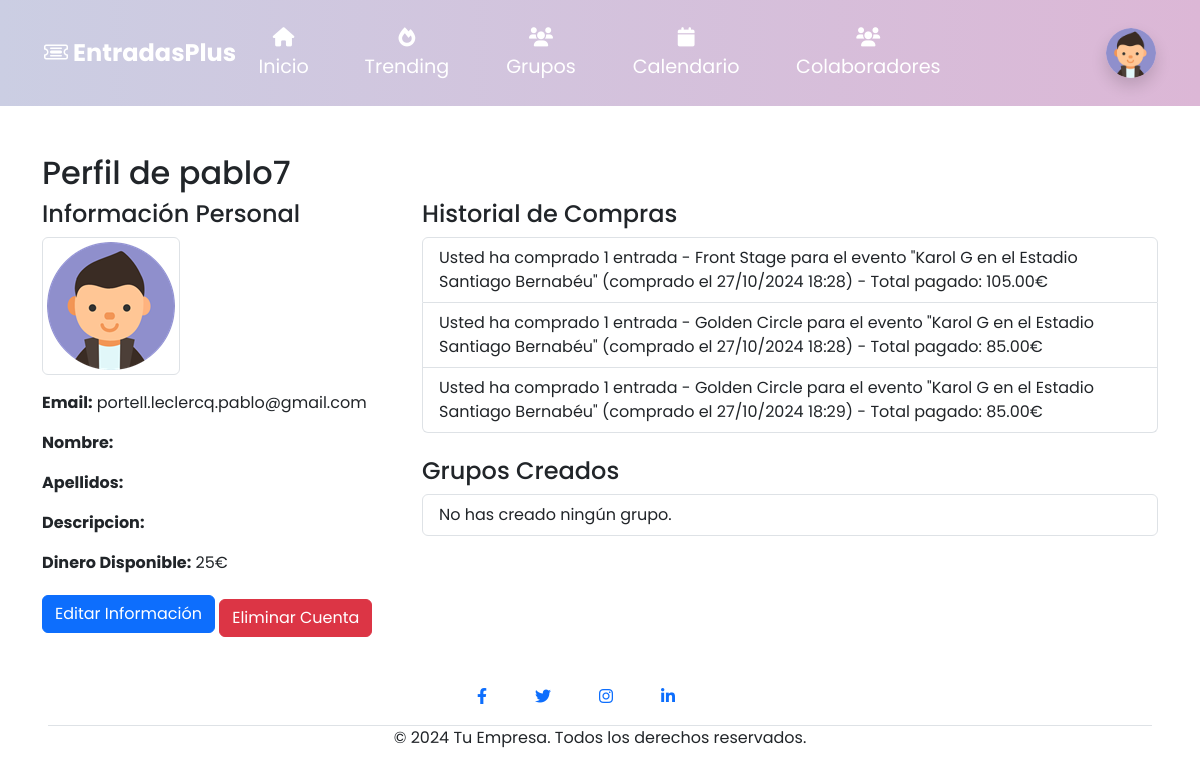
Screenshot of /perfil/ (signed in) with the database file from the repository.
### entradasplus/models.py (models this page shows, shortened)
class PerfilUsuario(models.Model):
    user = models.OneToOneField(User, on_delete=models.CASCADE)
    nombre = models.CharField(max_length=30, blank=True)
    apellidos = models.CharField(max_length=50, blank=True)
    avatar = models.ImageField(upload_to='avatars/', default='people.png', null=True, blank=True)
    dinero = models.IntegerField(default=0)
    descripcion = models.TextField(blank=True)
    eventos_con_like = models.ManyToManyField('Evento', related_name='usuarios_con_like', blank=True)

class Pedido(models.Model):
    usuario = models.ForeignKey(User, on_delete=models.CASCADE)
    entrada = models.ForeignKey(Entrada, on_delete=models.CASCADE)
    cantidad = models.IntegerField()
    fecha_compra = models.DateTimeField(auto_now_add=True)
    total = models.DecimalField(max_digits=10, decimal_places=2)

class Entrada(models.Model):
    evento = models.ForeignKey(Evento, on_delete=models.CASCADE, related_name='entradas')
    tipo = models.CharField(max_length=50)
    precio = models.DecimalField(max_digits=10, decimal_places=2)
    cantidad_disponible = models.IntegerField()
    fecha_creacion = models.DateTimeField(auto_now_add=True)

class Evento(models.Model):
    nombre = models.CharField(max_length=200)
    descripcion = models.TextField(blank=True)
    empresa = models.ForeignKey(Empresa, on_delete=models.CASCADE)
    fecha_evento = models.DateTimeField()
    lugar = models.CharField(max_length=200)
    capacidad = models.IntegerField()
    fecha_creacion = models.DateTimeField(auto_now_add=True)
    imagen = models.ImageField(upload_to='eventos/', blank=True, null=True)

### entradasplus/views.py (the view)
# urls.py: path('perfil/', views.perfil, name='perfil'),
@login_required
def perfil(request):
    perfil_usuario = request.user.perfilusuario
    historial_compras = Pedido.objects.filter(usuario=request.user)
    grupos_creados = Grupo.objects.filter(admin=request.user)
    return render(request, 'perfil.html', {
        'perfil_usuario': perfil_usuario,
        'historial_compras': historial_compras,
        'grupos_creados': grupos_creados,
    })

### entradasplus/templates/perfil.html
{% extends "base.html" %}
{% load static %}
{% block content %}
<div class="container mt-5">
    <h2>Perfil de {{ user.username }}</h2>
    <div class="row">
        <div class="col-md-4">
            <h4>Información Personal</h4>
            {% if perfil_usuario.avatar %}
                <img src="{{ perfil_usuario.avatar.url }}" alt="Avatar" class="img-thumbnail mb-3">
            {% else %}
                <img src="{% static 'people.png' %}" alt="Avatar por defecto" class="img-thumbnail mb-3">
            {% endif %}
            <p><strong>Email:</strong> {{ user.email }}</p>
            <p><strong>Nombre:</strong> {{ perfil_usuario.nombre}}</p>
            <p><strong>Apellidos:</strong> {{ perfil_usuario.apellidos }}</p>
            <p><strong>Descripcion:</strong> {{ perfil_usuario.descripcion}}</p>
            <p><strong>Dinero Disponible:</strong> {{ perfil_usuario.dinero }}€</p>
            <a href="{% url 'editar_perfil' %}" class="btn btn-primary">Editar Información</a>
            <a href="{% url 'eliminar_cuenta' %}" class="btn btn-danger mt-2">Eliminar Cuenta</a>
        </div>
        <div class="col-md-8">
            <h4>Historial de Compras</h4>
            <ul class="list-group mb-4">
                {% for pedido in historial_compras %}
                    <li class="list-group-item">
                        Usted ha comprado {{ pedido.cantidad }}
                        {% if pedido.cantidad == 1 %}
                            entrada
                        {% else %}
                            entradas
                        {% endif %}
                        - {{ pedido.entrada.tipo }} para el evento "{{ pedido.entrada.evento.nombre }}" (comprado el {{ pedido.fecha_compra|date:"d/m/Y H:i" }}) - Total pagado: {{ pedido.total }}€
                    </li>
                {% empty %}
                    <li class="list-group-item">No hay compras registradas.</li>
                {% endfor %}
            </ul>
            <h4>Grupos Creados</h4>
            <ul class="list-group">
                {% for grupo in grupos_creados %}
                    <li class="list-group-item">
                        <a href="{% url 'detalles_grupo' grupo.id %}">{{ grupo.nombre }}</a>
                    </li>
                {% empty %}
                    <li class="list-group-item">No has creado ningún grupo.</li>
                {% endfor %}
            </ul>
        </div>
    </div>
</div>
{% endblock content %}

### entradasplus/templates/base.html (shortened to what this page needs)
{% load static %}
{% load socialaccount %}
<!DOCTYPE html>
<html lang="es">
<head>
    {% load static %}
    <link href="https://cdn.jsdelivr.net/npm/bootstrap@5.3.0-alpha1/dist/css/bootstrap.min.css" rel="stylesheet">
    <link href="https://cdnjs.cloudflare.com/ajax/libs/bootstrap-icons/1.8.1/font/bootstrap-icons.min.css" rel="stylesheet">
    <link href="{% static 'css/style.css' %}" rel="stylesheet">
    <link rel="stylesheet" href="https://cdnjs.cloudflare.com/ajax/libs/font-awesome/6.0.0/css/all.min.css">
</head>
<body>
<nav class="navbar navbar-expand-lg navbar-light bg-light" style="background: linear-gradient(to right, #cbcee3, #dcb7d6);">
    <div class="container-fluid justify-content-center">
        <div class="col-md-2">
            <a class="navbar-brand text-white fw-bold" href="/">
                <i class="bi bi-ticket-detailed"></i> EntradasPlus
            </a>
        </div>
        <div class="col-md-8 justify-content-center text-center">
            <div class="collapse navbar-collapse justify-content-center" id="navbarNav">
                <ul class="navbar-nav">
                {% if user_empresa %}
                <li class="nav-item mx-2">
                    <a class="nav-link active text-white" aria-current="page" href="/">
                    <i class="fa-solid fa-house"></i> Inicio
                    </a>
                </li>
                <li class="nav-item mx-2">
                    <a class="nav-link text-white" href="/mi_empresa">
                        <i class="fa-solid fa-building"></i> Mi Empresa
                    </a>
                </li>
                {% else %}
                <li class="nav-item mx-2">
                    <a class="nav-link active text-white" aria-current="page" href="/">
                    <i class="fa-solid fa-house"></i> Inicio
                    </a>
                </li>
                <li class="nav-item mx-2">
                    <a class="nav-link text-white" href="/trending">
                    <i class="fa-solid fa-fire"></i> Trending
                    </a>
                </li>
                <li class="nav-item mx-2">
                    <a class="nav-link text-white" href="{% url 'lista_grupos' %}">
                        <i class="fa-solid fa-users"></i> Grupos
                    </a>
                </li>
                <li class="nav-item mx-2">
                    <a class="nav-link text-white" href="/calendar">
                    <i class="fa-solid fa-calendar"></i> Calendario
                    </a>
                </li>
                <li class="nav-item mx-2">
                    <a class="nav-link text-white" href="/colaboradores">
                    <i class="fa-solid fa-users"></i> Colaboradores
                    </a>
                </li>
                {% endif %}
                </ul>
            </div>
        </div>
        <div class="col-md-2 d-flex justify-content-end">
            {% if user.is_authenticated %}
            <div class="dropdown">
                {% if user.perfilusuario.avatar %}
                    <img src="{{ user.perfilusuario.avatar.url }}"
                        class="rounded-circle shadow dropdown-toggle"
                        style="width: 50px; cursor: pointer;"
                        alt="Avatar"
                        id="avatarDropdown"
                        data-bs-toggle="dropdown"
                        aria-expanded="false">
                {% endif %}
            </div>
            {% elif request.session.empresa_id %}
            <a href="{% url 'logout_empresa' %}" class="btn btn-grad-logout btn-login shadow">
                <i class="bi bi-box-arrow-right"></i> Cerrar sesión
            </a>
            {% else %}
            <button class="btn btn-grad btn-login shadow me-2" data-bs-toggle="modal" data-bs-target="#loginModal">
                <i class="bi bi-box-arrow-in-right"></i> Iniciar sesión
            </button>
            {% endif %}
        </div>
    </div>
</nav>
{% block content %}
{% endblock %}
<footer class="text-center">
    <ul class="nav justify-content-center border-bottom pb-3 mx-5 text-center mt-5">
        <li><a href="#" class="text-decoration-none"><i class="fab fa-facebook-f me-5"></i></a></li>
        <li><a href="#" class="text-decoration-none"><i class="fab fa-twitter  me-5"></i></a></li>
        <li><a href="#" class="text-decoration-none"><i class="fab fa-instagram  me-5"></i></a></li>
        <li><a href="#" class="text-decoration-none"><i class="fab fa-linkedin-in  me-5"></i></a></li>
    </ul>
    <p>&copy; 2024 Tu Empresa. Todos los derechos reservados.</p>
</footer>
</body>
</html>

### entradasplus/static/css/style.css (style rules this page uses)
* { font-family: "Poppins", serif; }
.navbar { padding: 1rem 2rem; font-size: 1.2rem; }
.navbar-nav { margin-left: auto; margin-right: auto; }
.navbar-brand { font-size: 1.5rem; }
.navbar-nav .nav-link { padding-left: 1.5rem; padding-right: 1.5rem; }

### rows the page displays
PerfilUsuario: avatar (picture), dinero "25"
Pedido: cantidad "1", shows "entrada", entrada.tipo "Front Stage", entrada.evento.nombre "Karol G en el Estadio Santiago Bernabéu", fecha_compra "27/10/2024 18:28", total "105.00"
Pedido: cantidad "1", shows "entrada", entrada.tipo "Golden Circle", entrada.evento.nombre "Karol G en el Estadio Santiago Bernabéu", fecha_compra "27/10/2024 18:28", total "85.00"
Pedido: cantidad "1", shows "entrada", entrada.tipo "Golden Circle", entrada.evento.nombre "Karol G en el Estadio Santiago Bernabéu", fecha_compra "27/10/2024 18:29", total "85.00"

### other values shown
{{ user.username }} "pablo7"
{{ user.email }} "portell.leclercq.pablo@gmail.com"
